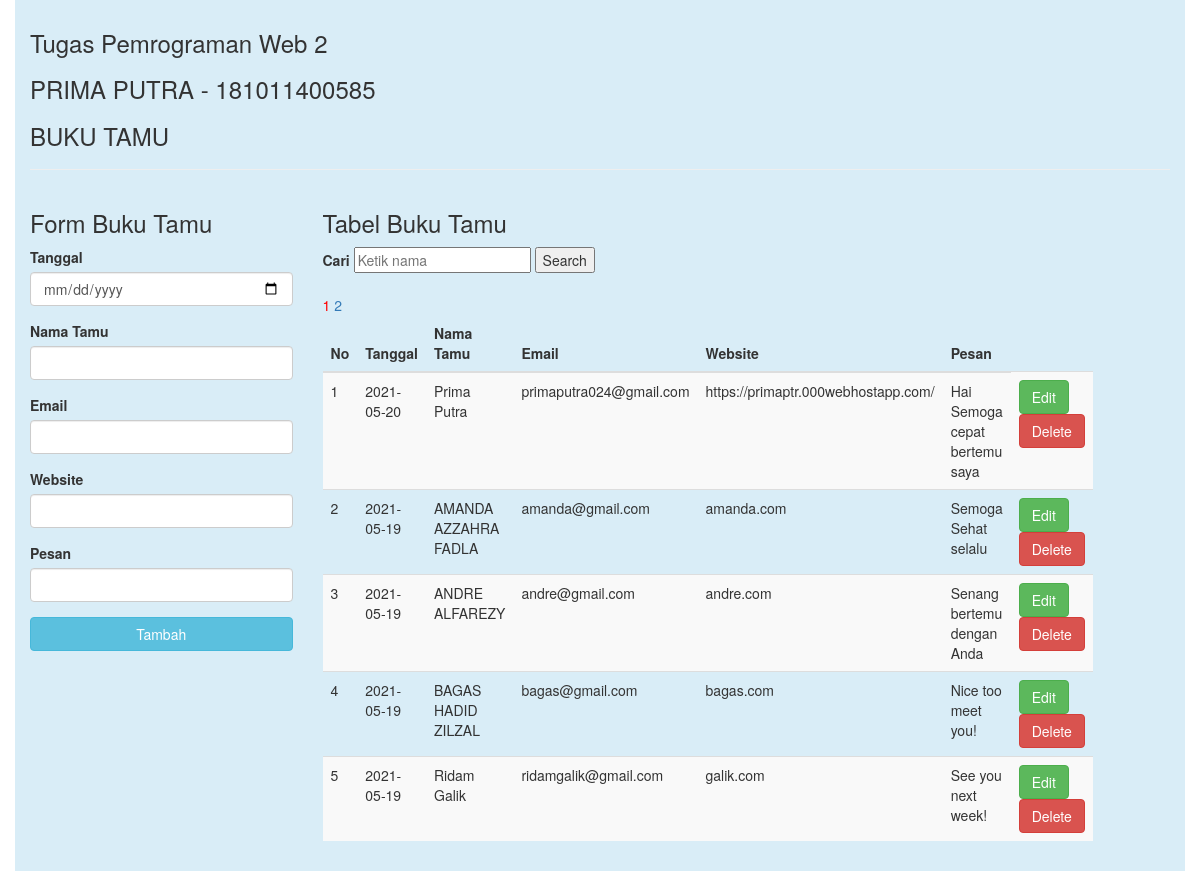
The page / on the database its author committed.
### tables this page shows
CREATE TABLE `datatamu` (
  `id_tamu` int(15) NOT NULL,
  `tanggal` date NOT NULL,
  `nama` varchar(50) NOT NULL,
  `email` varchar(50) NOT NULL,
  `website` varchar(50) NOT NULL,
  `pesan` text NOT NULL
);

### index.php (the view, shortened to what this page needs)
<!DOCTYPE html>
<html lang="en">
<head>
  <link rel="stylesheet" href="bootstrap/css/bootstrap.css">
  <link rel="stylesheet" type="text/css" href="//cdn.datatables.net/1.10.11/css/jquery.dataTables.min.css">
</head>
<body>
  <?php
  include('dbconnect.php');
  $jumlahDataPerHalaman = 5;
  $jumlahData = 10;
  $jumlahHalaman = ceil($jumlahData / $jumlahDataPerHalaman);
  $halamanAktif = ( isset($_GET["halaman"]) ) ? $_GET["halaman"] : 1;
  $query = "SELECT * FROM datatamu LIMIT 0, $jumlahDataPerHalaman";
  $result = mysqli_query($conn, $query);
  ?>
  <div class="container bg-info" style="padding-top: 10px; padding-bottom: 10px;">
    <h3>Tugas Pemrograman Web 2<br></h3>
    <h3>PRIMA PUTRA - 181011400585<br></h3>
    <h3>BUKU TAMU<br></h3>
    <hr>
    <div class="row">
      <div class="col-sm-3">
        <h3>Form Buku Tamu</h3>
        <form role="form" action="insert.php" method="post">
          <div class="form-group">
            <label>Tanggal</label>
            <input type="date" name="tanggal" class="form-control">
          </div>
          <div class="form-group">
            <label>Nama Tamu</label>
            <input type="text" name="nama" class="form-control">
          </div>
          <div class="form-group">
            <label>Email</label>
            <input type="text" name="email" class="form-control">
          </div>
          <div class="form-group">
            <label>Website</label>
            <input type="text" name="website" class="form-control">
          </div>
          <div class="form-group">
            <label>Pesan</label>
            <input type="text" name="pesan" class="form-control">
          </div>
          <button type="submit" class="btn btn-info btn-block">Tambah</button>
        </form>
      </div>
      <div class="col-sm-8">
        <h3>Tabel Buku Tamu</h3>
        <form menthod="get">
          <label for="cari">Cari</label>
          <input type="text" name="keyword" placeholder="Ketik nama" autocomplete="off">
          <button type="submit" name="cari">Search</button>
        </form>
        <br>
        <?php for($i = 1; $i <= $jumlahHalaman; $i++ ) : ?>
            <?php if( $i == $halamanAktif ) : ?>
              <a href="?halaman=<?= $i; ?>" style="font-wight: bold; color: red;"><?= $i ?></a>
            <?php else : ?>
              <a href="?halaman=<?= $i; ?>"><?= $i ?></a>
            <?php endif; ?>
        <?php endfor; ?>
        <table class="table table-striped table-hover dtabel">
          <thead>
            <tr>
              <th>No</th>
              <th>Tanggal</th>
              <th>Nama Tamu</th>
              <th>Email</th>
              <th>Website</th>
              <th>Pesan</th>
            </tr>
          </thead>
          <tbody>
            <?php
            $no = 1;
            while ($row = mysqli_fetch_assoc($result)) {
            ?>
              <tr>
                <td><?php echo $no++; ?></td>
                <td><?php echo $row['tanggal']; ?></td>
                <td><?php echo $row['nama']; ?></td>
                <td><?php echo $row['email']; ?></td>
                <td><?php echo $row['website']; ?></td>
                <td><?php echo $row['pesan']; ?></td>
                <td>
                  <a href="editform.php?id_tamu=<?php echo $row['id_tamu']; ?>" class="btn btn-success" role="button">Edit</a>
                  <a href="delete.php?id_tamu=<?php echo $row['id_tamu'] ?>" class="btn btn-danger" role="button">Delete</a>
                </td>
              </tr>
            <?php
            }
            ?>
          </tbody>
        </table>
      </div>
    </div>
  </div>
</body>
</html>

### rows shown on the page
datatamu: tanggal "2021-05-20", nama "Prima Putra", email "primaputra024@gmail.com", website "https://primaptr.000webhostapp.com/", pesan "Hai Semoga cepat bertemu saya"
datatamu: tanggal "2021-05-19", nama "AMANDA AZZAHRA FADLA", email "amanda@gmail.com", website "amanda.com", pesan "Semoga Sehat selalu"
datatamu: tanggal "2021-05-19", nama "ANDRE ALFAREZY", email "andre@gmail.com", website "andre.com", pesan "Senang bertemu dengan Anda"
datatamu: tanggal "2021-05-19", nama "BAGAS HADID ZILZAL", email "bagas@gmail.com", website "bagas.com", pesan "Nice too meet you!"
datatamu: tanggal "2021-05-19", nama "Ridam Galik", email "ridamgalik@gmail.com", website "galik.com", pesan "See you next week!"
